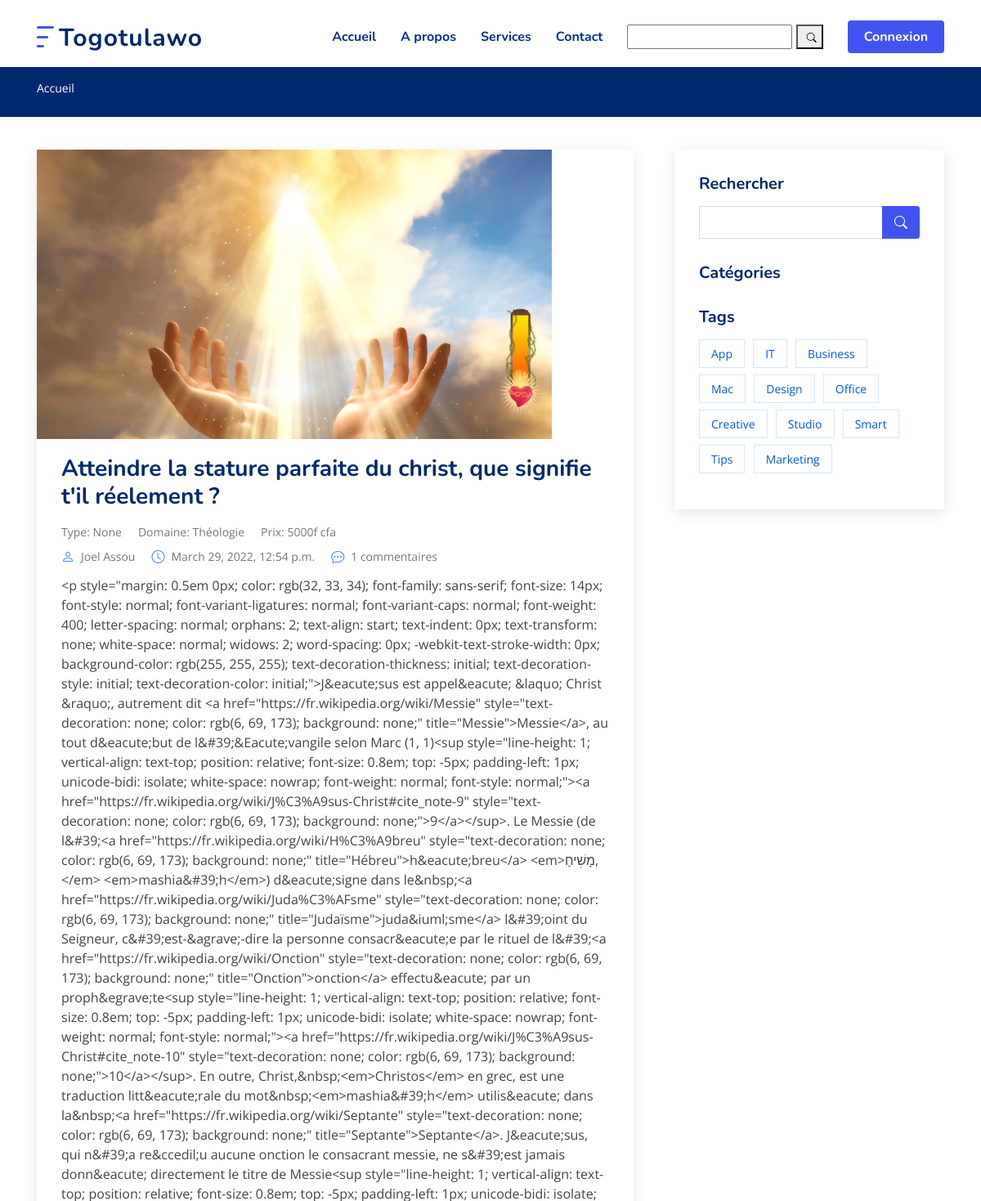
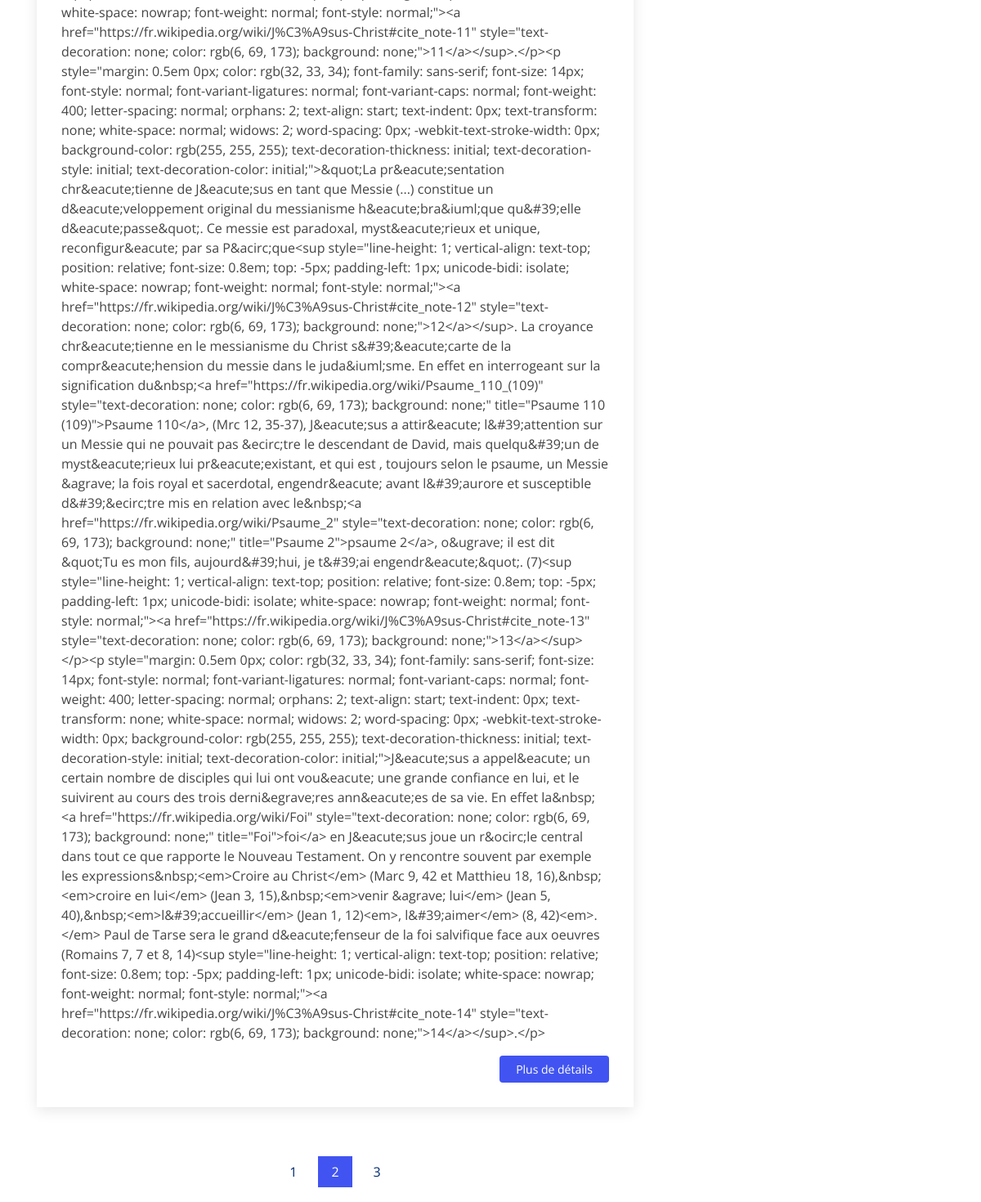
/ (upper part), run on an earlier commit of the app's database (2 pictures, top to bottom).
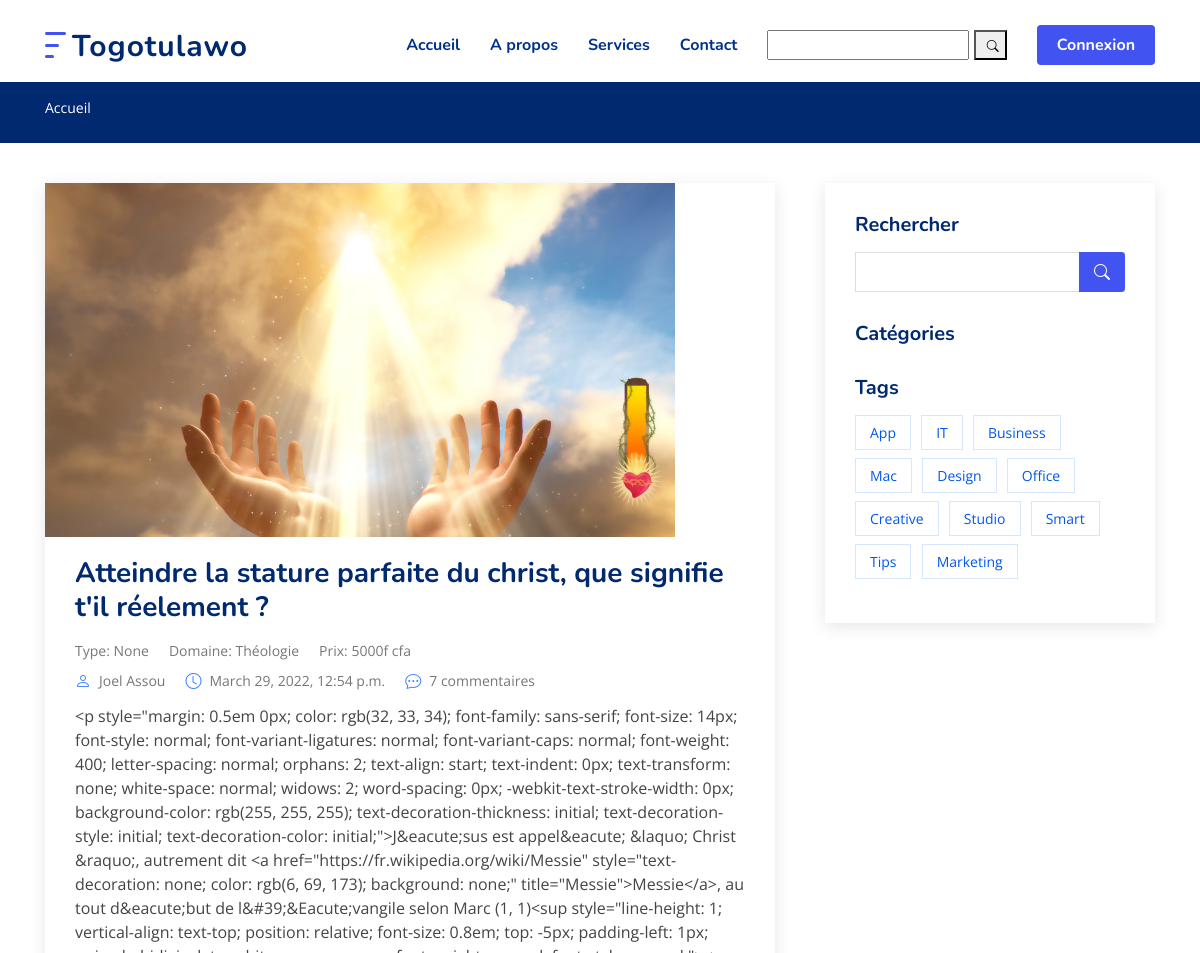
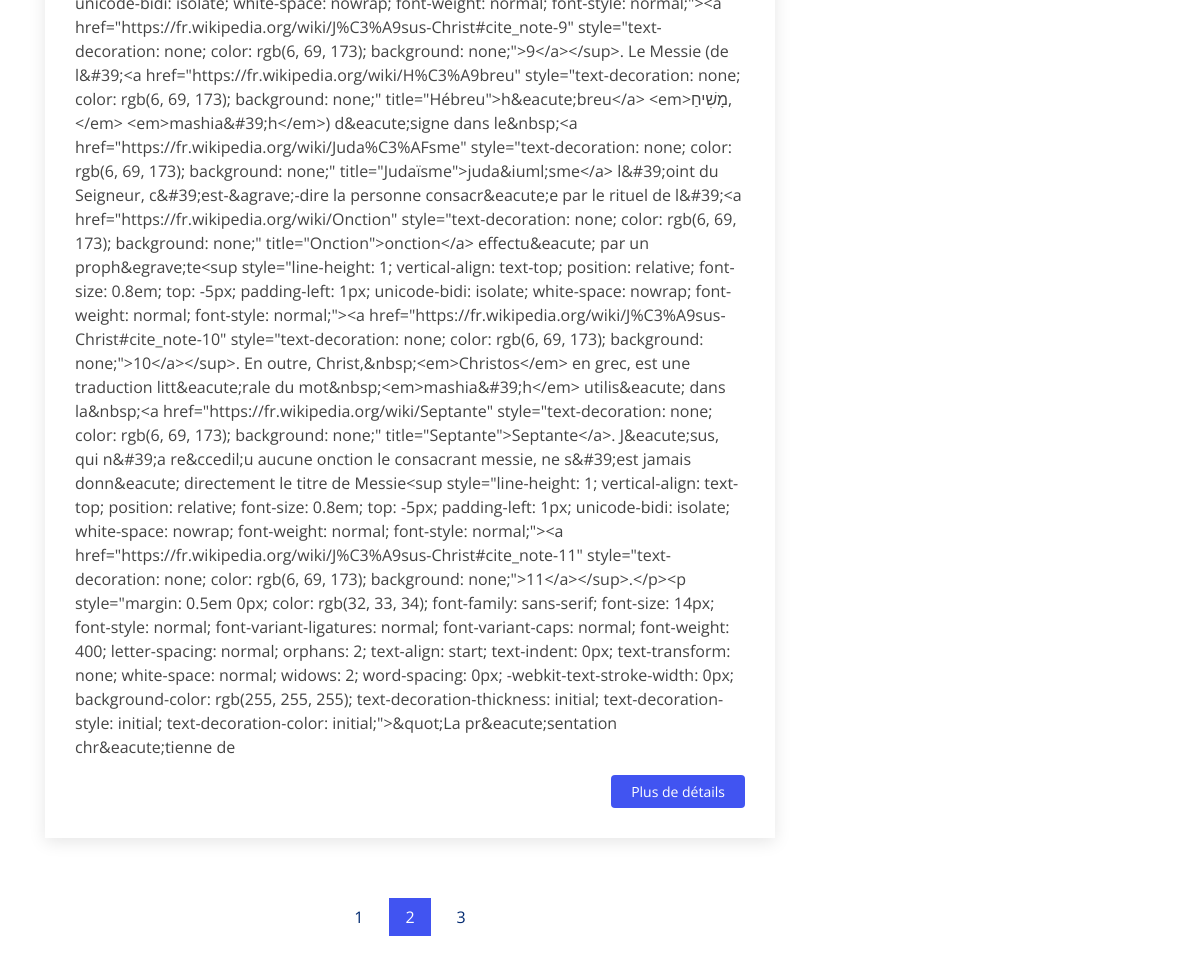
And on a later commit of the database (2 pictures, top to bottom).
### main/models/article.py (models this page shows, shortened)
class Article(models.Model):
    option =(
        ('Thèse', 'Thèse'),
        ('Mémoire', 'Mémoire'),
        ('Rapport de stage', 'Rapport de stage'),
        ('Document de synthèse', 'Document de synthèse'),
        ('Article', 'Article'),
        ('Livre', 'Livre'),
    )
    class Meta:
        ordering = ["-publish_date"]
        get_latest_by = "publish_date"
    title = models.CharField(max_length=300, unique=True)
    subtitle = models.CharField(max_length=255, blank=True)
    slug = models.SlugField(max_length=300, unique=True)
    contenu = FroalaField()
    couverture = models.ImageField(upload_to='files/couverture')
    auteur = models.ForeignKey(Auteur, null=True , on_delete=models.CASCADE)
    domaine = models.CharField(max_length=50)
    type = models.CharField(max_length=100, choices=option, null=True)
    resource = models.FileField(upload_to="files/resource")
    discount = models.IntegerField(null=False, default=0)
    price = models.IntegerField(null=False)
    is_draft = models.BooleanField(default=True)
    active = models.BooleanField(default=False)
    date_created = models.DateTimeField(auto_now_add=True)
    date_modified = models.DateTimeField(auto_now=True)
    publish_date = models.DateTimeField(auto_now_add=True)

### account/models.py (models this page shows)
class Auteur(models.Model):
    user = models.OneToOneField(User, on_delete=models.CASCADE)
    niveau_etude = models.CharField(max_length=50)
    faculte = models.CharField(max_length=50)
    annee_graduation = models.DateField()
    tel = models.CharField(max_length=8)
    website = models.URLField(max_length=200, blank=True)
    bio = models.CharField(max_length=1000, blank=True)
    token = models.CharField(max_length=100)
    image = models.ImageField(default="profile2.png", null=True, blank=True, upload_to='files/profic_pic')
    def __str__(self):
        return self.user.get_full_name()

### main/views/homepage.py (the view)
# urls.py: path('', HomePage, name='accueil'),
def HomePage(request):
    article = Article.objects.filter(active=True, is_draft=False,)
    category = Categorie.objects.all()
    context = {'article':article, 'category':category}
    return render(request, template_name = "main_base.html", context=context)

### main/templatetags/article_custom_tags.py (called while the page is built)
@register.filter
def cfa(price):
    return f'{price}f cfa'

### main/templates/main_base.html (shortened to what the changed rows need)
{% load static %}
{% load article_custom_tags %}
<!DOCTYPE html>
<html lang="en">
<head>
  <link href="{% static 'main/assets/vendor/bootstrap/css/bootstrap.min.css' %}" rel="stylesheet">
  <link href="{% static 'main/assets/vendor/bootstrap-icons/bootstrap-icons.css' %}" rel="stylesheet">
  <link href="{% static 'main/assets/vendor/aos/aos.css' %}" rel="stylesheet">
  <link href="{% static 'main/assets/vendor/remixicon/remixicon.css' %}" rel="stylesheet">
  <link href="{% static 'main/assets/vendor/swiper/swiper-bundle.min.css' %}" rel="stylesheet">
  <link href="{% static 'main/assets/vendor/glightbox/css/glightbox.min.css' %}" rel="stylesheet">
  <link rel="stylesheet" href="{% static '/assets/fonts/feather/css/feather.css' %}">
  <link rel="stylesheet" type="text/css" href="https://stackpath.bootstrapcdn.com/bootstrap/4.3.1/css/bootstrap.min.css"
>
  <link rel="stylesheet" href="https://cdnjs.cloudflare.com/ajax/libs/font-awesome/4.7.0/css/font-awesome.min.css">
  <link href="{% static 'main/assets/css/style.css' %}" rel="stylesheet">
  <link href="{% static 'main/assets/css/rating.css' %}" rel="stylesheet">
</head>
<body>
  {% block content %}
  <main id="main">
    <section id="blog" class="blog">
      <div class="container" data-aos="fade-up">
        <div class="row">
          <div class="col-lg-8 entries">
            {% for a in article %}
            <article class="entry">
              <div class="entry-img">
                <img src="{{a.couverture.url}}" alt="" class="img-fluid">
              </div>
              <h2 class="entry-title">
                <a href="/article/{{a.slug}}">{{a.title}}</a>
              </h2>
              <div class="entry-meta">
                <ul>
                  <li class="d-flex align-items-center"><a href="blog-single.html">Type: {{a.type}}</a></li>
                  <li class="d-flex align-items-center"><a href="blog-single.html">Domaine: {{a.domaine}}</a></li>
                  <li class="d-flex align-items-center"> <a href="blog-single.html">Prix: {{a.price|cfa}}</a></li>
                </ul>
              </div>
              <div class="entry-meta">
                <ul>
                  <li class="d-flex align-items-center"><i class="bi bi-person"></i> <a href="blog-single.html">{{a.auteur}}</a></li>
                  <li class="d-flex align-items-center"><i class="bi bi-clock"></i> <a href="blog-single.html"><time datetime="2020-01-01">{{a.publish_date}}</time></a></li>
                  <li class="d-flex align-items-center"><i class="bi bi-chat-dots"></i> <a href="blog-single.html">{{a.comment_set.all.count}} commentaires</a></li>
                </ul>
              </div>
              <div class="entry-content">
                <p>
                  {{a.contenu}}
                </p>
                <div class="read-more">
                  <a href="/article/{{a.slug}}">Plus de détails</a>
                </div>
              </div>
            </article>
            {% endfor %}
          </div>
        </div>
      </div>
    </section>
  </main>
  {% endblock %}
</body>
</html>

What changed in the data, as far as the page shows it:
changed Article "Atteindre la stature parfaite du christ, que signifie t'il réelement ?": comment_set.all.count "1" → "7"; contenu "…initial;\">&quot;La pr&eacute;sentation chr&eacute;tienne de J&eacute;sus en tant que Messie (...) constitue un d&eacute;veloppement original du messianisme h&eacute;bra&iuml;que qu&#39;elle d&eacute;passe&quot;. Ce messie est paradoxal, myst&eacute;rieux et unique, reconfigur&eacute; par sa P&acirc;que<sup style=\"line-height: 1; vertical-align: text-top; position: relative; font-size: 0.8em; top: -5px; padding-left: 1px; unicode-bidi: isolate; white-space: nowrap; font-weig" → "…initial;\">&quot;La pr&eacute;sentation chr&eacute;tienne de"
